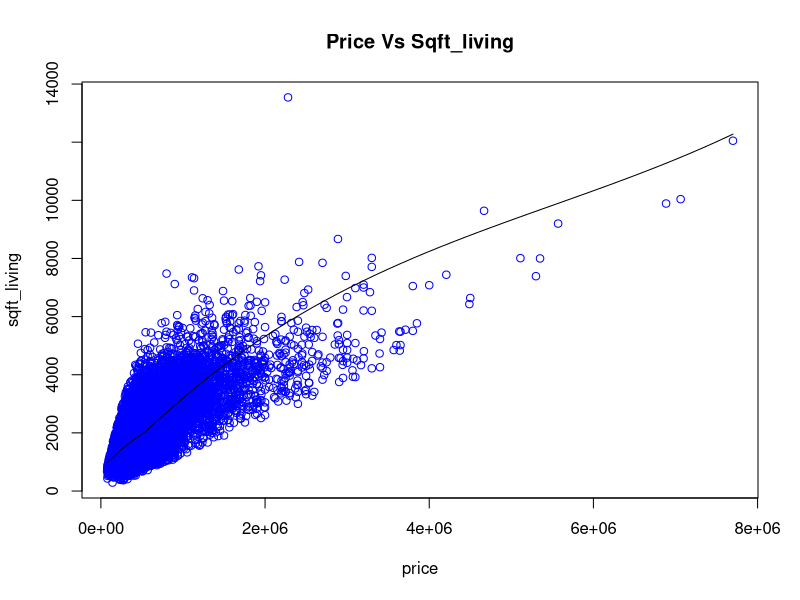
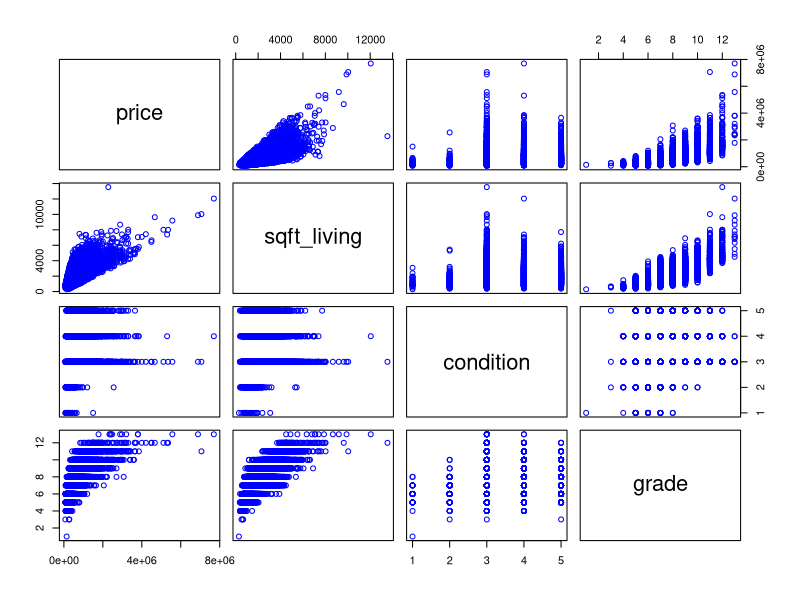

Generate these figures, in order, with R:
# Multiple Linear Regression
library(ggplot2)
# Importing the dataset
df = read.csv('housedata_2.csv', header = TRUE)
str(df)
set.seed(123)

#Simple linear Regression
slm = lm(price ~ sqft_living, data = df)
summary(slm)
scatter.smooth(df, main="Price Vs Sqft_living",col = "blue")
#prediction
predict(slm,data.frame(sqft_living=2160), interval='confidence')

pairs(df[1:4],col="blue")

#Multiple linear Regression
mlmresults<-lm(price ~ sqft_living + grade, df)
mlmresults
summary(mlmresults)

#compare models results: anova analysis
reduced<-lm(price ~ sqft_living, df)
partial<-lm(price ~ sqft_living + grade, df)
full<-lm(price ~ sqft_living + condition + grade, df)
anova(reduced,partial,full)

#prediction
predict(reduced,data.frame(sqft_living=2160), interval='confidence')
predict(partial,data.frame(sqft_living=2160, grade=6), interval='confidence')
predict(full,data.frame(sqft_living=2160, grade=6, condition=4), interval='confidence')
